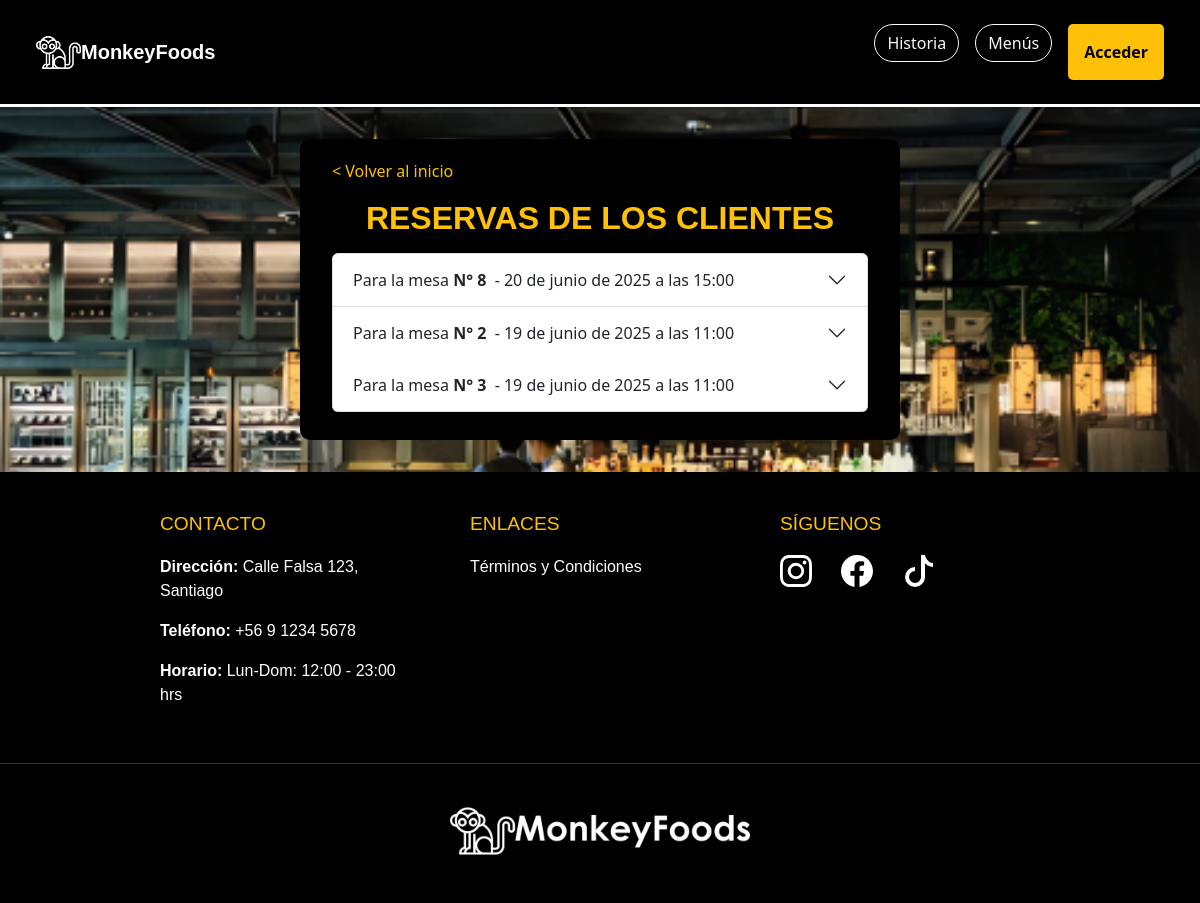
Screenshot of /reservas_cocinero/ with the database file from the repository.
### apps/reservas/models.py (models this page shows, shortened)
class Mesa(models.Model):
    zona = models.ForeignKey(Zona, on_delete=models.CASCADE)
    numero = models.PositiveIntegerField()
    capacidad = models.PositiveIntegerField()
    estado = models.BooleanField(default=True)  #mesa disponible o no

class Reserva(models.Model):
    ESTADOS_RESERVA = (
        ('borrador', 'Borrador'),
        ('completada', 'Completada'),
    )
    id_reserva = models.CharField(max_length=12, unique=True, editable=False)
    cliente = models.ForeignKey(settings.AUTH_USER_MODEL, on_delete=models.CASCADE)
    nombre_reserva = models.CharField(max_length=100)
    fecha = models.DateField()
    hora = models.TimeField()
    telefono = models.CharField(max_length=20)
    comensales = models.PositiveIntegerField(default=1)
    abono = models.DecimalField(max_digits=8, decimal_places=2)
    total = models.DecimalField(max_digits=8, decimal_places=2)
    mesas = models.ManyToManyField('Mesa')
    menu = models.ForeignKey(Menu, on_delete=models.SET_NULL, null=True, blank=True)  #modelo menú
    zona = models.ForeignKey('Zona', on_delete=models.CASCADE, null=True, blank=True)
    estado = models.CharField(max_length=20, choices=ESTADOS_RESERVA, default='borrador')

### apps/reservas_cocinero/views.py (the view)
# urls.py: path('', views.reservas_cocinero, name='reservas_cocinero'),
def reservas_cocinero(request):
    reservas = Reserva.objects.select_related('cliente').order_by('-fecha', '-hora')
    return render(request, 'reservas_cocinero/reservas_cocinero.html', {
        'reservas': reservas
    })

### apps/reservas_cocinero/templates/reservas_cocinero/reservas_cocinero.html (shortened to what this page needs)
{% load static %}
<!DOCTYPE html>
<html lang="es">
<head>
    <link href="https://cdn.jsdelivr.net/npm/bootstrap@5.3.3/dist/css/bootstrap.min.css" rel="stylesheet"
>
    <link rel="stylesheet" href="https://cdn.jsdelivr.net/npm/bootstrap-icons@1.11.3/font/bootstrap-icons.min.css">
    <link rel="stylesheet" href="{% static 'reservas_mesero/css/styles.css' %}">
</head>
<body class="body-fondo">
    <nav class="navbar navbar-expand-lg bg-body-primary navbar-settings p-4">
        <div class="container-fluid">
            <a href="{% url 'index' %}">
                <img style="width: 45px; height: 45px;" src="{% static 'home/img/mono-blanco.png' %}" alt="marca">
                <a class="navbar-brand marca" href="{% url 'index' %}">MonkeyFoods</a>
            </a>
            <div class="collapse navbar-collapse" id="navbarSupportedContent">
                {% if request.user.is_authenticated %}
                <form class="d-flex gap-4" role="search">
                    <a href="{% url 'historia' %}">
                        <button class="btn btn-outline-light history" type="button">Historia</button>
                    </a>
                    <a href="{% url 'menus' %}">
                        <button class="btn btn-outline-light history" type="button">Menús</button>
                    </a>
                    <div class="nav-item dropdown dropdown-perfil me-2">
                        <a class="nav-link dropdown-toggle" href="#" role="button" data-bs-toggle="dropdown">
                            {% if user.foto_perfil %}
                            <img src="{{ user.foto_perfil.url }}" alt="Foto de perfil" style="border-radius: 50%; border: 1px solid #ffc107;" width="36" height="36">
                            {% else %}
                            <svg xmlns="http://www.w3.org/2000/svg" style="color: #ffc107" width="36" height="36"
                                fill="currentColor" class="bi bi-person-circle" viewBox="0 0 16 16">
                                <path d="M11 6a3 3 0 1 1-6 0 3 3 0 0 1 6 0" />
                                <path fill-rule="evenodd"
                                    d="M0 8a8 8 0 1 1 16 0A8 8 0 0 1 0 8m8-7a7 7 0 0 0-5.468 11.37C3.242 11.226 4.805 10 8 10s4.757 1.225 5.468 2.37A7 7 0 0 0 8 1" />
                            </svg>
                            {% endif %}
                        </a>
                        <ul class="dropdown-menu dropdown-perfil">
                           <li><p class="text-black text-end mx-1 text-center" style="font-weight: bold;">{{ user.first_name|upper }} {{ user.last_name|upper }}</p></li>
                            <li><a class="dropdown-item" href="{% url 'perfil' %}">Mi perfil</a></li>
                            {% if request.user.rol == 4 %}
                            <li><a class="dropdown-item" href="{% url 'admin_usuarios' %}">Usuarios</a></li>
                            {% endif %}
                            {% if request.user.rol == 1 %}
                            <li><a class="dropdown-item" href="{% url 'historial_reservas' %}">Mis reservas</a></li>
                            {% endif %}
                            <li><a class="dropdown-item" href="{% url 'exit' %}">Salir</a></li>
                        </ul>
                    </div>
                </form>
                {% else %}
                <div class="d-flex gap-3">
                    <div class="d-flex gap-3">
                        <a href="{% url 'historia' %}">
                            <button class="btn btn-outline-light history" type="button">Historia</button>
                        </a>
                        <a href="{% url 'menus' %}">
                            <button class="btn btn-outline-light history" type="button">Menús</button>
                        </a>
                        <form class="d-flex" role="search">
                            <a href="{% url 'registrar' %}">
                                <button class="btn btn-warning btn-settings" type="button">Acceder</button>
                            </a>
                        </form>
                    </div>
                </div>
                {% endif %}
            </div>
        </div>
    </nav>
     <div class="form-container">
        <div class="container mb-2">
            <a href="{% url 'index' %}" class="text-warning text-decoration-none mb-3 d-block">&lt; Volver al inicio</a>
            <h2 class="text-warning text-center mb-3" style="font-family: 'Century Gothic', sans-serif; font-weight: bolder;">RESERVAS DE LOS CLIENTES</h2>
            <div class="accordion" id="accordionReservas">
                {% for reserva in reservas %}
                    {% if reserva.menu %}
                        <div class="accordion-item">
                            <h2 class="accordion-header" id="heading{{ reserva.id }}">
                                {% for mesa in reserva.mesas.all %}
                                    <button class="accordion-button collapsed" type="button" data-bs-toggle="collapse"
                                        data-bs-target="#collapse{{ reserva.id }}">
                                        Para la mesa&nbsp;<strong>N° {{ mesa.numero }}</strong>&nbsp; - {{ reserva.fecha }} a las {{ reserva.hora }}
                                    </button>
                                {% endfor %}
                            </h2>
                        </div>
                    {% endif %}
                {% endfor %}
            </div>
        </div>
    </div>
    <footer class="footer-triple">
        <div class="footer-contenido">
            <div class="footer-columna">
                <h3>Contacto</h3>
                <p><strong>Dirección:</strong> Calle Falsa 123, Santiago</p>
                <p><strong>Teléfono:</strong> +56 9 1234 5678</p>
                <p><strong>Horario:</strong> Lun-Dom: 12:00 - 23:00 hrs</p>
            </div>
            <div class="footer-columna">
                <h3>Enlaces</h3>
                <ul class="footer-links">
                    <li><a href="#">Términos y Condiciones</a></li>
                </ul>
            </div>
            <div class="footer-columna">
                <h3>Síguenos</h3>
                <div class="redes-sociales">
                    <a href="#"></a>
                    <a href="#"></a>
                    <a href="#"><svg xmlns="http://www.w3.org/2000/svg" width="32" height="32" fill="currentColor" class="bi bi-tiktok" viewBox="0 0 16 16">
                                    <path d="M9 0h1.98c.144.715.54 1.617 1.235 2.512C12.895 3.389 13.797 4 15 4v2c-1.753 0-3.07-.814-4-1.829V11a5 5 0 1 1-5-5v2a3 3 0 1 0 3 3z"/>
                                </svg></a>
                </div>
            </div>
        </div>
        <div class="footer-logo-container">
            <a href="#">
                <img src="{% static 'home/img/logo_blanco.png' %}" alt="Logo" class="footer-logo">
            </a>
        </div>
    </footer>
</html>

### apps/reservas_mesero/static/reservas_mesero/css/styles.css (style rules this page uses)
html, body { max-width: 100%; overflow-x: hidden; }
.navbar-settings { background-color: black; border-bottom: 3px solid; color: white; }
.marca { color: white; font-weight: bold; text-align: right; background-size: 20%; font-family: "Century Gothic", sans-serif; }
.btn-settings { border-radius: 40px; }
.history { border-radius: 40px; }
.body-fondo { background-image: url(../img/fondo.png); background-size: cover; background-position: cover; background-repeat: no-repeat; background-attachment: fixed; }
.btn-warning { background-color: #ffc107; border: none; border-radius: 5px; font-weight: bold; padding: 1rem; cursor: pointer; transition: background-color 0.3s ease; }
.form-container { max-width: 600px; width: 90%; display: grid; color: white; background-color: black; border-radius: 10px; padding: 20px; margin: 2rem auto; }
.footer-triple { background: black; color: white; font-family: "Century Gothic", sans-serif; padding: 40px 0 20px; display: flex; flex-direction: column; align-items: center; width: 100%; }
.footer-contenido { display: flex; justify-content: space-around; max-width: 1200px; margin: 0 auto; padding: 0 20px; gap: 30px; }
.footer-columna { width: 280px; padding: 0 10px; text-align: left; }
.footer-columna h3 { color: #ffc107; font-size: 1.2rem; margin-bottom: 20px; text-transform: uppercase; }
.footer-links, .redes-sociales { list-style: none; padding: 0; }
.footer-links li, .redes-sociales a { margin-bottom: 10px; }
.footer-links a, .redes-sociales a { color: white; text-decoration: none; transition: color 0.3s; }
.redes-sociales svg { margin-right: 25px; color: white; }
.footer-logo-container { width: 100%; text-align: center; margin-top: 40px; padding: 20px 0; border-top: 1px solid #333333; }
.footer-logo { margin-top: 15px; max-width: 300px; height: auto; filter: brightness(0) invert(1); }

### rows the page displays
Reserva: fecha "20 de junio de 2025", hora "15:00"
Mesa: numero "8"
Reserva: fecha "19 de junio de 2025", hora "11:00"
Mesa: numero "2"
Mesa: numero "3"
